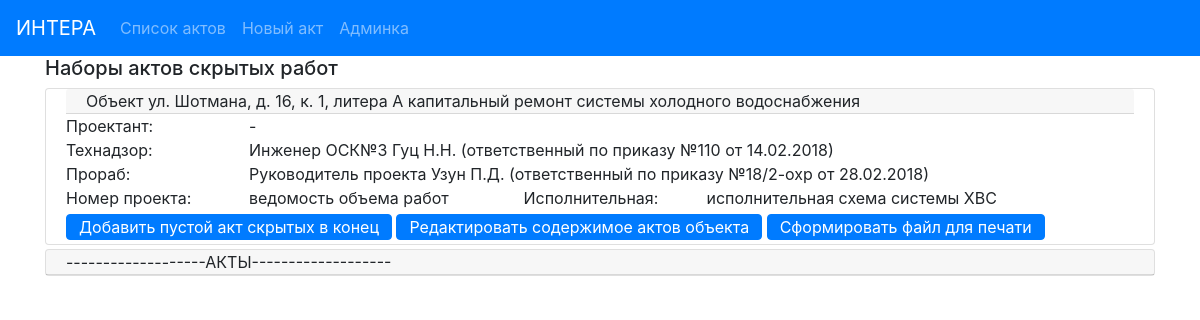
/actbase/see-3/, run on an earlier commit of the app's database.
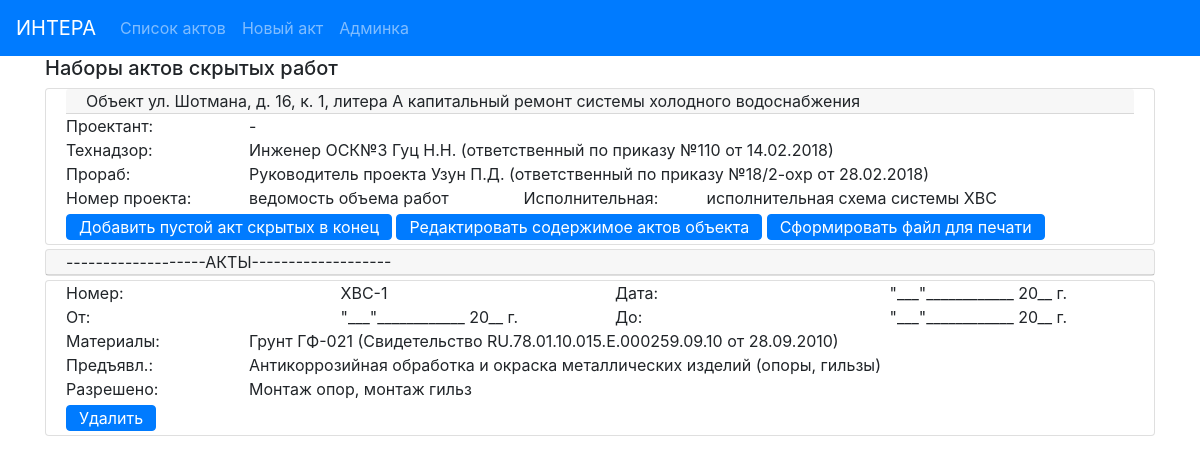
And on a later commit of the database.
### hiddenactsbase/models.py (models this page shows, shortened)
class ObjectActs (models.Model):
    address = models.CharField(max_length=100, verbose_name='Адрес', blank=False)
    system_type = models.CharField(max_length=100, verbose_name='тип')
    designer = models.CharField(max_length=200, verbose_name='Проектант')
    supervisor_engineer = models.CharField(max_length=100, verbose_name='Технадзор')
    contractor_engineer = models.CharField(max_length=100, verbose_name='Прораб')
    project_number = models.CharField(max_length=100, verbose_name='Ном. проекта')
    exec_documents = models.CharField(max_length=100, verbose_name='Исполн.')
    supervisor_engineer_decree = models.CharField(max_length=100, verbose_name=' ')
    contractor_engineer_decree = models.CharField(max_length=100, verbose_name=' ')
    acts = models.ManyToManyField('HiddenActIS', blank=True, related_name='object_acts')
    class Meta:
        verbose_name = 'Набор актов объекта '
    def get_edit_url(self):
        return reverse('object_edit_url', kwargs={'pk':self.pk})

class HiddenActIS (models.Model):
    act_number = models.CharField(max_length=20, verbose_name='Ном. Акта', blank=True)
    act_date = models.CharField(max_length=50, verbose_name='Дата Акта')
    presented_work = models.CharField(max_length=200, verbose_name='Предъявл.')
    materials = models.CharField(max_length=200, verbose_name='Материалы')
    permitted_work = models.CharField(max_length=200, verbose_name='Разрешено')
    begin_date = models.CharField(max_length=50, verbose_name='От:')
    end_date = models.CharField(max_length=50, verbose_name='До:')
    class Meta:
        ordering = ['act_number']
        verbose_name = 'Акт скрытых инженерка '

### hiddenactsbase/views.py (the view)
# urls.py: path('see-<int:pk>/', ObjectDetail.as_view(), name='object_detail_url'),
class ObjectDetail (View):
    def get(self, request, pk):
        myobj = get_object_or_404(ObjectActs, pk=pk)
        return render(request, 'hiddenactsbase/object_detail.html', context={'myobj': myobj})

### hiddenactsbase/templates/hiddenactsbase/object_detail.html
{% extends 'hiddenactsbase/base.html'%}
{% block mycontent %}
    <div class="container">
        <h5>Наборы актов скрытых работ</h5>
    </div>
    <div class="container">
        <div class="card mb-1">
            <div class="card-body py-0">
                <div class="card-header py-0">Объект {{ myobj.address }} капитальный ремонт {{ myobj.system_type }}</div>
                <div class="card-text">
                    <div class="row">
                        <div class="col-md-2">Проектант:</div>
                        <div class="col-md-10">{{ myobj.designer }}</div>
                    </div>
                    <div class="row">
                        <div class="col-md-2">Технадзор:</div>
                        <div class="col-md-10">{{ myobj.supervisor_engineer }} ({{ myobj.supervisor_engineer_decree }})</div>
                    </div>
                    <div class="row">
                        <div class="col-md-2">Прораб:</div>
                        <div class="col-md-10">{{ myobj.contractor_engineer }} ({{ myobj.contractor_engineer_decree }})</div>
                    </div>
                    <div class="row">
                        <div class="col-md-2">Номер проекта:</div>
                        <div class="col-md-3">{{ myobj.project_number }}</div>
                        <div class="col-md-2">Исполнительная:</div>
                        <div class="col-md-5">{{ myobj.exec_documents }}</div>
                    </div>
                    <a href="{% url 'create_hidden_act_to_end' myobj.pk %}" class="btn btn-primary my-1 py-0">Добавить пустой акт скрытых в конец</a>
                    <a href="{{ myobj.get_edit_url }}" class="btn btn-primary my-1 py-0">Редактировать содержимое актов объекта</a>
                    <a href="#" class="btn btn-primary my-1 py-0">Сформировать файл для печати</a>
                </div>
            </div>
        </div>
        <div class="card mb-1">
            <div class="card-header py-0">-------------------АКТЫ-------------------</div>
        </div>
        {% for act in myobj.acts.all %}
            <div class="card mb-1">
                <div class="card-body py-0">
                    <div class="card-text">
                        <div class="row">
                            <div class="col-md-3">Номер:</div>
                            <div class="col-md-3">{{ act.act_number }}</div>
                            <div class="col-md-3">Дата:</div>
                            <div class="col-md-3">{{ act.act_date }}</div>
                        </div>
                        <div class="row">
                            <div class="col-md-3">От:</div>
                            <div class="col-md-3">{{ act.begin_date }}</div>
                            <div class="col-md-3">До:</div>
                            <div class="col-md-3">{{ act.end_date }}</div>
                        </div>
                        <div class="row">
                            <div class="col-md-2">Материалы:</div>
                            <div class="col-md-10">{{ act.materials }}</div>
                        </div>
                        <div class="row">
                            <div class="col-md-2">Предъявл.:</div>
                            <div class="col-md-10">{{ act.presented_work }}</div>
                        </div>
                        <div class="row">
                            <div class="col-md-2">Разрешено:</div>
                            <div class="col-md-10">{{ act.permitted_work }}</div>
                        </div>
                        <a href="{% url 'delete_hidden_act' myobj.pk act.pk %}" class="btn btn-primary my-1 py-0">Удалить</a>
                    </div>
                </div>
            </div>
        {% endfor %}
    </div>
{% endblock %}

### hiddenactsbase/templates/hiddenactsbase/base.html (shortened to what this page needs)
<!DOCTYPE html>
{% load static %}
<html lang="ru">
<head>
    <link rel="stylesheet" href="https://stackpath.bootstrapcdn.com/bootstrap/4.1.3/css/bootstrap.min.css"
>
    <link rel="stylesheet" href="{% static 'css/style.css' %}">
</head>
<body>
    <nav class="navbar navbar-expand-lg navbar-dark bg-primary">
        <a class="navbar-brand" href="#">ИНТЕРА</a>
        <div class="collapse navbar-collapse" id="navbarNavAltMarkup">
            <div class="navbar-nav">
                <a class="nav-item nav-link " href="{% url 'objects_list_url' %}">Список актов <span class="sr-only">(current)</span></a>
                <a class="nav-item nav-link " href="#">Новый акт</a>
                <a class="nav-item nav-link" href="#">Админка</a>
            </div>
        </div>
    </nav>
    {% block mycontent %}
    {% endblock %}
</body>
</html>

What changed in the data, as far as the page shows it:
added HiddenActIS: act_number "ХВС-1", act_date "\"___\"____________ 20__ г.", begin_date "\"___\"____________ 20__ г.", end_date "\"___\"____________ 20__ г.", materials "Грунт ГФ-021 (Свидетельство RU.78.01.10.015.E.000259.09.10 от 28.09.2010)", presented_work "Антикоррозийная обработка и окраска металлических изделий (опоры, гильзы)", permitted_work "Монтаж опор, монтаж гильз"
